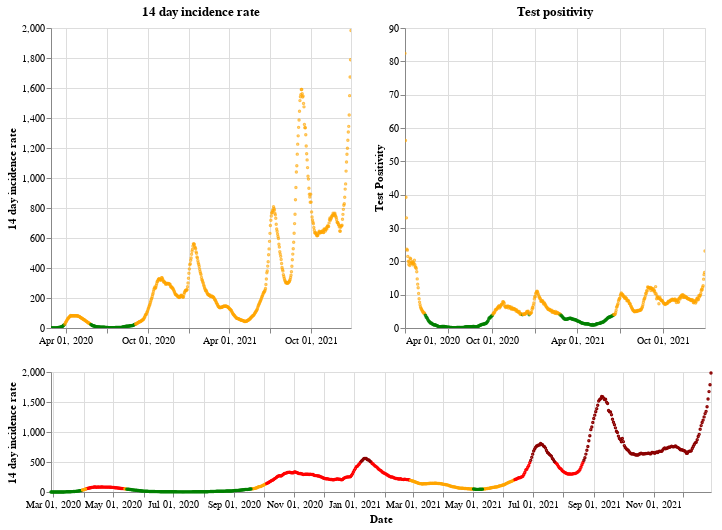

The code cell stored with this chart in its notebook:
### Markdown cell above
## Scotland

### Code cell
plot_traffic_light('Scotland')

### Figure 1 — Vega-Lite specification as saved in the notebook (floating-point values rounded to 4 significant figures; data arrays with more than 128 entries replaced by an {"elided": "..."} marker saying what was removed)
{"config": {"view": {"continuousWidth": 400, "continuousHeight": 300}}, "vconcat": [{"hconcat": [{"mark": {"type": "point", "size": 2}, "encoding": {"color": {"condition": {"value": "green", "test": "(datum.twoWeeklyCasesRate <= 25)"}, "value": "orange"}, "tooltip": [{"type": "nominal", "field": "areaName"}, {"type": "temporal", "field": "date"}, {"type": "quantitative", "field": "twoWeeklyCasesRate"}, {"type": "quantitative", "field": "testPositivity"}], "x": {"type": "temporal", "axis": {"title": ""}, "field": "date", "scale": {"domain": {"selection": "DateBrush"}}, "timeUnit": "yearmonthdate"}, "y": {"type": "quantitative", "axis": {"title": "14 day incidence rate"}, "field": "twoWeeklyCasesRate"}}, "title": "14 day incidence rate", "width": 300}, {"mark": {"type": "point", "size": 2}, "encoding": {"color": {"condition": {"value": "green", "test": "(datum.testPositivity <= 4)"}, "value": "orange"}, "tooltip": [{"type": "nominal", "field": "areaName"}, {"type": "temporal", "field": "date"}, {"type": "quantitative", "field": "twoWeeklyCasesRate"}, {"type": "quantitative", "field": "testPositivity"}], "x": {"type": "temporal", "axis": {"title": ""}, "field": "date", "scale": {"domain": {"selection": "DateBrush"}}, "timeUnit": "yearmonthdate"}, "y": {"type": "quantitative", "axis": {"title": "Test Positivity"}, "field": "testPositivity"}}, "title": "Test positivity", "width": 300}]}, {"layer": [{"mark": {"type": "point", "size": 2}, "encoding": {"color": {"condition": {"value": "orange", "test": "(((datum.testPositivity < 4) && (datum.twoWeeklyCasesRate >= 50)) && (datum.twoWeeklyCasesRate < 200))"}, "value": "red"}, "opacity": {"condition": {"value": 1, "test": "((datum.twoWeeklyCasesRate >= 50) && (datum.twoWeeklyCasesRate < 500))"}, "value": 0}, "tooltip": [{"type": "nominal", "field": "areaName"}, {"type": "temporal", "field": "date"}, {"type": "quantitative", "field": "twoWeeklyCasesRate"}, {"type": "quantitative", "field": "testPositivity"}], "x": {"type": "temporal", "axis": {"title": "Date"}, "field": "date", "timeUnit": "yearmonthdate"}, "y": {"type": "quantitative", "axis": {"title": "14 day incidence rate"}, "field": "twoWeeklyCasesRate"}}, "selection": {"DateBrush": {"type": "interval", "encodings": ["x"], "fields": ["Time"]}}}, {"mark": {"type": "point", "size": 2}, "encoding": {"color": {"value": "darkred"}, "opacity": {"condition": {"value": 1, "test": "(datum.twoWeeklyCasesRate >= 500)"}, "value": 0}, "tooltip": [{"type": "nominal", "field": "areaName"}, {"type": "temporal", "field": "date"}, {"type": "quantitative", "field": "twoWeeklyCasesRate"}, {"type": "quantitative", "field": "testPositivity"}], "x": {"type": "temporal", "axis": {"title": "Date"}, "field": "date", "timeUnit": "yearmonthdate"}, "y": {"type": "quantitative", "axis": {"title": "14 day incidence rate"}, "field": "twoWeeklyCasesRate"}}}, {"mark": {"type": "point", "size": 2}, "encoding": {"color": {"condition": {"value": "green", "test": "((datum.testPositivity < 4) && (datum.twoWeeklyCasesRate < 50))"}, "value": "orange"}, "opacity": {"condition": {"value": 1, "test": "(datum.twoWeeklyCasesRate < 50)"}, "value": 0}, "tooltip": [{"type": "nominal", "field": "areaName"}, {"type": "temporal", "field": "date"}, {"type": "quantitative", "field": "twoWeeklyCasesRate"}, {"type": "quantitative", "field": "testPositivity"}], "x": {"type": "temporal", "axis": {"title": "Date"}, "field": "date", "timeUnit": "yearmonthdate"}, "y": {"type": "quantitative", "axis": {"title": "14 day incidence rate"}, "field": "twoWeeklyCasesRate"}}}], "height": 120, "width": 660}], "data": {"name": "data-2f1e250c195aec4b942a821b11465251"}, "$schema": "https://vega.github.io/schema/vega-lite/v4.8.1.json", "datasets": {"data-2f1e250c195aec4b942a821b11465251": {"elided": "671 records"}}}
